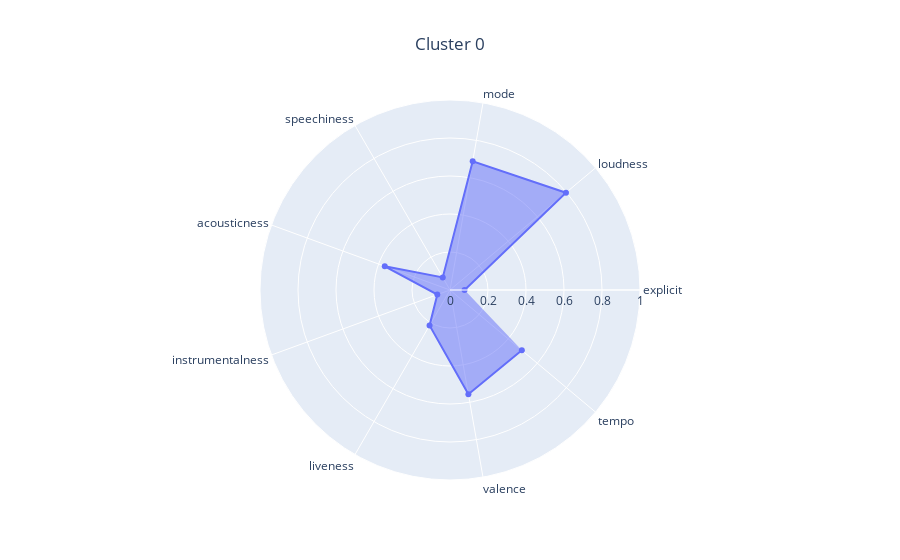

Notebook source saved alongside this figure:
### Code cell
from sklearn.cluster import KMeans


clustering = KMeans(n_clusters=1, n_init="auto", random_state=0)
clustering.fit(X)

kmeans_analyzer = KMeansAnalyzer(df_housing_songs_info, clustering_visualizer)
kmeans_analyzer.analyze_clustering(X, clustering)

### Figure 1 — Plotly figure (JSON) as saved in the notebook; plotly's stock layout.template omitted (floating-point values rounded to 4 significant figures)
{"data": [{"fill": "toself", "r": [0.07669, 0.7968, 0.6876, 0.0762, 0.3654, 0.07098, 0.2152, 0.5574, 0.4936], "theta": ["explicit", "loudness", "mode", "speechiness", "acousticness", "instrumentalness", "liveness", "valence", "tempo"], "type": "scatterpolar"}], "layout": {"polar": {"radialaxis": {"range": [0, 1]}}, "title": {"text": "Cluster 0", "x": 0.5}}}
